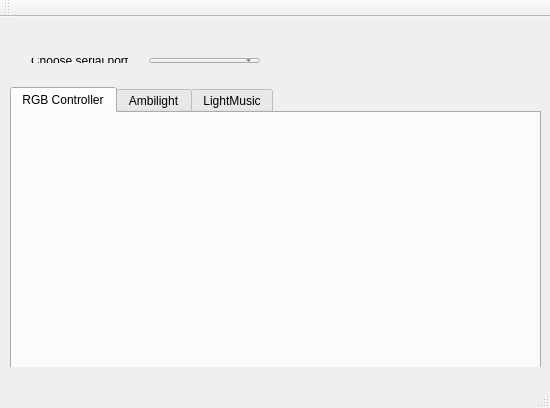
<?xml version="1.0" encoding="UTF-8"?>
<ui version="4.0">
 <class>MainWindow</class>
 <widget class="QMainWindow" name="MainWindow">
  <property name="enabled">
   <bool>true</bool>
  </property>
  <property name="geometry">
   <rect>
    <x>0</x>
    <y>0</y>
    <width>550</width>
    <height>408</height>
   </rect>
  </property>
  <property name="minimumSize">
   <size>
    <width>550</width>
    <height>408</height>
   </size>
  </property>
  <property name="maximumSize">
   <size>
    <width>550</width>
    <height>408</height>
   </size>
  </property>
  <property name="windowTitle">
   <string>LED Tape Control</string>
  </property>
  <property name="autoFillBackground">
   <bool>false</bool>
  </property>
  <widget class="QWidget" name="centralWidget">
   <property name="minimumSize">
    <size>
     <width>550</width>
     <height>350</height>
    </size>
   </property>
   <property name="maximumSize">
    <size>
     <width>550</width>
     <height>350</height>
    </size>
   </property>
   <widget class="QTabWidget" name="tabWidget">
    <property name="geometry">
     <rect>
      <x>10</x>
      <y>70</y>
      <width>531</width>
      <height>291</height>
     </rect>
    </property>
    <property name="tabPosition">
     <enum>QTabWidget::North</enum>
    </property>
    <property name="tabShape">
     <enum>QTabWidget::Rounded</enum>
    </property>
    <property name="currentIndex">
     <number>0</number>
    </property>
    <widget class="RGBController" name="rgbCtrl">
     <attribute name="title">
      <string>RGB Controller</string>
     </attribute>
    </widget>
    <widget class="Ambilight" name="ambilight">
     <attribute name="title">
      <string>Ambilight</string>
     </attribute>
    </widget>
    <widget class="LightMusic" name="lightMusic">
     <attribute name="title">
      <string>LightMusic</string>
     </attribute>
    </widget>
   </widget>
   <widget class="QWidget" name="layoutWidget">
    <property name="geometry">
     <rect>
      <x>20</x>
      <y>30</y>
      <width>251</width>
      <height>27</height>
     </rect>
    </property>
    <layout class="QHBoxLayout" name="horizontalLayout">
     <item>
      <widget class="QLabel" name="label">
       <property name="text">
        <string>Choose serial port</string>
       </property>
      </widget>
     </item>
     <item>
      <widget class="QComboBox" name="comboBox"/>
     </item>
    </layout>
   </widget>
  </widget>
  <widget class="QMenuBar" name="menuBar">
   <property name="geometry">
    <rect>
     <x>0</x>
     <y>0</y>
     <width>550</width>
     <height>23</height>
    </rect>
   </property>
  </widget>
  <widget class="QToolBar" name="mainToolBar">
   <attribute name="toolBarArea">
    <enum>TopToolBarArea</enum>
   </attribute>
   <attribute name="toolBarBreak">
    <bool>false</bool>
   </attribute>
  </widget>
  <widget class="QStatusBar" name="statusBar"/>
 </widget>
 <layoutdefault spacing="6" margin="11"/>
 <customwidgets>
  <customwidget>
   <class>RGBController</class>
   <extends>QWidget</extends>
   <header location="global">tabcontents.h</header>
   <container>1</container>
  </customwidget>
  <customwidget>
   <class>Ambilight</class>
   <extends>QWidget</extends>
   <header location="global">tabcontents.h</header>
   <container>1</container>
  </customwidget>
  <customwidget>
   <class>LightMusic</class>
   <extends>QWidget</extends>
   <header location="global">tabcontents.h</header>
   <container>1</container>
  </customwidget>
 </customwidgets>
 <resources/>
 <connections/>
</ui>
